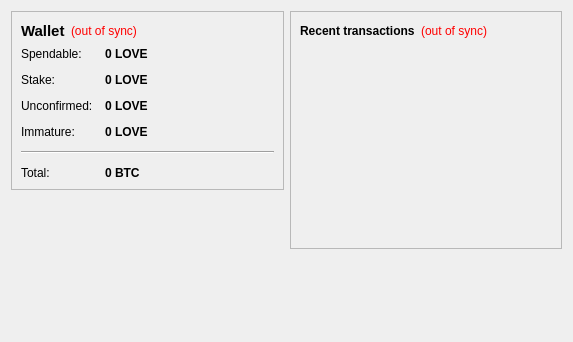
<?xml version="1.0" encoding="UTF-8"?>
<ui version="4.0">
 <class>OverviewPage</class>
 <widget class="QWidget" name="OverviewPage">
  <property name="geometry">
   <rect>
    <x>0</x>
    <y>0</y>
    <width>573</width>
    <height>342</height>
   </rect>
  </property>
  <property name="windowTitle">
   <string>Form</string>
  </property>
  <layout class="QHBoxLayout" name="horizontalLayout" stretch="1,1">
   <item>
    <layout class="QVBoxLayout" name="verticalLayout_2">
     <item>
      <widget class="QFrame" name="frame">
       <property name="frameShape">
        <enum>QFrame::StyledPanel</enum>
       </property>
       <property name="frameShadow">
        <enum>QFrame::Raised</enum>
       </property>
       <layout class="QVBoxLayout" name="verticalLayout_4">
        <item>
         <layout class="QHBoxLayout" name="horizontalLayout_4">
          <item>
           <widget class="QLabel" name="label_5">
            <property name="font">
             <font>
              <pointsize>11</pointsize>
              <weight>75</weight>
              <bold>true</bold>
             </font>
            </property>
            <property name="text">
             <string>Wallet</string>
            </property>
           </widget>
          </item>
          <item>
           <widget class="QLabel" name="labelWalletStatus">
            <property name="toolTip">
             <string>The displayed information may be out of date. Your wallet automatically synchronizes with the BitcoinLove network after a connection is established, but this process has not completed yet.</string>
            </property>
            <property name="styleSheet">
             <string notr="true">QLabel { color: red; }</string>
            </property>
            <property name="text">
             <string notr="true">(out of sync)</string>
            </property>
            <property name="alignment">
             <set>Qt::AlignLeading|Qt::AlignLeft|Qt::AlignVCenter</set>
            </property>
           </widget>
          </item>
          <item>
           <spacer name="horizontalSpacer_2">
            <property name="orientation">
             <enum>Qt::Horizontal</enum>
            </property>
            <property name="sizeHint" stdset="0">
             <size>
              <width>40</width>
              <height>20</height>
             </size>
            </property>
           </spacer>
          </item>
         </layout>
        </item>
        <item>
         <layout class="QFormLayout" name="formLayout_2">
          <property name="fieldGrowthPolicy">
           <enum>QFormLayout::AllNonFixedFieldsGrow</enum>
          </property>
          <property name="horizontalSpacing">
           <number>12</number>
          </property>
          <property name="verticalSpacing">
           <number>12</number>
          </property>
          <item row="0" column="0">
           <widget class="QLabel" name="label">
            <property name="text">
             <string>Spendable:</string>
            </property>
           </widget>
          </item>
          <item row="0" column="1">
           <widget class="QLabel" name="labelBalance">
            <property name="font">
             <font>
              <weight>75</weight>
              <bold>true</bold>
             </font>
            </property>
            <property name="cursor">
             <cursorShape>IBeamCursor</cursorShape>
            </property>
            <property name="toolTip">
             <string>Your current spendable balance</string>
            </property>
            <property name="text">
             <string notr="true">0 LOVE</string>
            </property>
            <property name="textInteractionFlags">
             <set>Qt::LinksAccessibleByMouse|Qt::TextSelectableByKeyboard|Qt::TextSelectableByMouse</set>
            </property>
           </widget>
          </item>
          <item row="1" column="0">
           <widget class="QLabel" name="label_6">
            <property name="text">
             <string>Stake:</string>
            </property>
           </widget>
          </item>
          <item row="1" column="1">
           <widget class="QLabel" name="labelStake">
            <property name="font">
             <font>
              <weight>75</weight>
              <bold>true</bold>
             </font>
            </property>
            <property name="cursor">
             <cursorShape>IBeamCursor</cursorShape>
            </property>
            <property name="toolTip">
             <string>Total of coins that was staked, and do not yet count toward the current balance</string>
            </property>
            <property name="text">
             <string notr="true">0 LOVE</string>
            </property>
            <property name="textInteractionFlags">
             <set>Qt::LinksAccessibleByMouse|Qt::TextSelectableByKeyboard|Qt::TextSelectableByMouse</set>
            </property>
           </widget>
          </item>
          <item row="2" column="0">
           <widget class="QLabel" name="label_3">
            <property name="text">
             <string>Unconfirmed:</string>
            </property>
           </widget>
          </item>
          <item row="2" column="1">
           <widget class="QLabel" name="labelUnconfirmed">
            <property name="font">
             <font>
              <weight>75</weight>
              <bold>true</bold>
             </font>
            </property>
            <property name="cursor">
             <cursorShape>IBeamCursor</cursorShape>
            </property>
            <property name="toolTip">
             <string>Total of transactions that have yet to be confirmed, and do not yet count toward the current balance</string>
            </property>
            <property name="text">
             <string notr="true">0 LOVE</string>
            </property>
            <property name="textInteractionFlags">
             <set>Qt::LinksAccessibleByMouse|Qt::TextSelectableByKeyboard|Qt::TextSelectableByMouse</set>
            </property>
           </widget>
          </item>
          <item row="3" column="0">
           <widget class="QLabel" name="labelImmatureText">
            <property name="text">
             <string>Immature:</string>
            </property>
           </widget>
          </item>
          <item row="3" column="1">
           <widget class="QLabel" name="labelImmature">
            <property name="font">
             <font>
              <weight>75</weight>
              <bold>true</bold>
             </font>
            </property>
            <property name="toolTip">
             <string>Mined balance that has not yet matured</string>
            </property>
            <property name="text">
             <string notr="true">0 LOVE</string>
            </property>
            <property name="textInteractionFlags">
             <set>Qt::LinksAccessibleByMouse|Qt::TextSelectableByKeyboard|Qt::TextSelectableByMouse</set>
            </property>
           </widget>
          </item>
          <item row="4" column="0" colspan="2">
           <widget class="Line" name="line">
            <property name="orientation">
             <enum>Qt::Horizontal</enum>
            </property>
           </widget>
          </item>
          <item row="5" column="0">
           <widget class="QLabel" name="labelTotalText">
            <property name="text">
             <string>Total:</string>
            </property>
           </widget>
          </item>
          <item row="5" column="1">
           <widget class="QLabel" name="labelTotal">
            <property name="font">
             <font>
              <weight>75</weight>
              <bold>true</bold>
             </font>
            </property>
            <property name="cursor">
             <cursorShape>IBeamCursor</cursorShape>
            </property>
            <property name="toolTip">
             <string>Your current total balance</string>
            </property>
            <property name="text">
             <string notr="true">0 BTC</string>
            </property>
            <property name="textInteractionFlags">
             <set>Qt::LinksAccessibleByMouse|Qt::TextSelectableByKeyboard|Qt::TextSelectableByMouse</set>
            </property>
           </widget>
          </item>
         </layout>
        </item>
       </layout>
      </widget>
     </item>
     <item>
      <spacer name="verticalSpacer">
       <property name="orientation">
        <enum>Qt::Vertical</enum>
       </property>
       <property name="sizeHint" stdset="0">
        <size>
         <width>20</width>
         <height>40</height>
        </size>
       </property>
      </spacer>
     </item>
    </layout>
   </item>
   <item>
    <layout class="QVBoxLayout" name="verticalLayout_3">
     <item>
      <widget class="QFrame" name="frame_2">
       <property name="frameShape">
        <enum>QFrame::StyledPanel</enum>
       </property>
       <property name="frameShadow">
        <enum>QFrame::Raised</enum>
       </property>
       <layout class="QVBoxLayout" name="verticalLayout">
        <item>
         <layout class="QHBoxLayout" name="horizontalLayout_2">
          <item>
           <widget class="QLabel" name="label_4">
            <property name="text">
             <string>&lt;b&gt;Recent transactions&lt;/b&gt;</string>
            </property>
           </widget>
          </item>
          <item>
           <widget class="QLabel" name="labelTransactionsStatus">
            <property name="toolTip">
             <string>The displayed information may be out of date. Your wallet automatically synchronizes with the BitcoinLove network after a connection is established, but this process has not completed yet.</string>
            </property>
            <property name="styleSheet">
             <string notr="true">QLabel { color: red; }</string>
            </property>
            <property name="text">
             <string notr="true">(out of sync)</string>
            </property>
            <property name="alignment">
             <set>Qt::AlignRight|Qt::AlignTrailing|Qt::AlignVCenter</set>
            </property>
           </widget>
          </item>
          <item>
           <spacer name="horizontalSpacer">
            <property name="orientation">
             <enum>Qt::Horizontal</enum>
            </property>
            <property name="sizeHint" stdset="0">
             <size>
              <width>40</width>
              <height>20</height>
             </size>
            </property>
           </spacer>
          </item>
         </layout>
        </item>
        <item>
         <widget class="QListView" name="listTransactions">
          <property name="styleSheet">
           <string notr="true">QListView { background: transparent; }</string>
          </property>
          <property name="frameShape">
           <enum>QFrame::NoFrame</enum>
          </property>
          <property name="verticalScrollBarPolicy">
           <enum>Qt::ScrollBarAlwaysOff</enum>
          </property>
          <property name="horizontalScrollBarPolicy">
           <enum>Qt::ScrollBarAlwaysOff</enum>
          </property>
          <property name="selectionMode">
           <enum>QAbstractItemView::NoSelection</enum>
          </property>
         </widget>
        </item>
       </layout>
      </widget>
     </item>
     <item>
      <spacer name="verticalSpacer_2">
       <property name="orientation">
        <enum>Qt::Vertical</enum>
       </property>
       <property name="sizeHint" stdset="0">
        <size>
         <width>20</width>
         <height>40</height>
        </size>
       </property>
      </spacer>
     </item>
    </layout>
   </item>
  </layout>
 </widget>
 <resources/>
 <connections/>
</ui>
